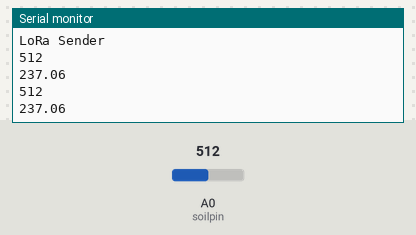
The sketch below on a simulated Arduino Uno, built with avr-gcc and run on an emulated ATmega328P. Parts: the last lines printed to the serial monitor. The inputs (shaded band) are chosen by the test bench; at power-on: A0 (soilpin) = 512. No radio packets arrive unless stated.

Above: at 1.8 s.
1.9 s: A0 (soilpin) set to 716
At 3.0 s:
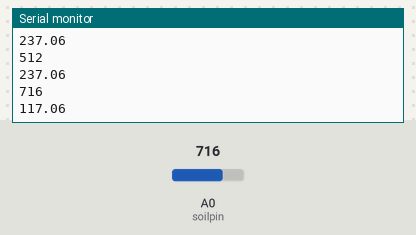
3.4 s: A0 (soilpin) set to 900
At 4.6 s:
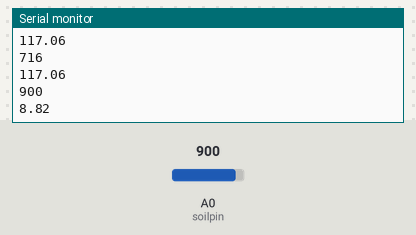
Timing chart, 0 to 6.4 s (numbered marks = the images above; inputs shaded):
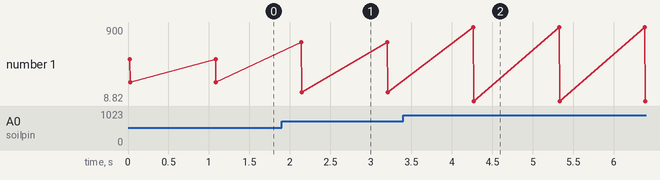

The sketch:

soil_tx.ino
```cpp
#include <SPI.h>
#include <LoRa.h>
int soilpin = A0;
int soilVal;
float Humidity;
int dv = 1000;

void setup() {
  Serial.begin(9600);
    pinMode(soilpin, INPUT);

  while (!Serial);
  Serial.println("LoRa Sender");
  if (!LoRa.begin(433E6)) {
    Serial.println("Starting LoRa failed!");
    while (1);
  }
}

void loop() {
  soilVal = analogRead(soilpin);
  Humidity = ((-(100./170.))*(soilVal - 915));
  Serial.println(soilVal);
  Serial.println(Humidity);
  LoRa.beginPacket();
  LoRa.print(Humidity);
  LoRa.endPacket();
  delay(dv);

}
```

Measured:
- after the input at 1.9 s, the serial monitor: prints a new line after 0.24 s (image 1)
- after the input at 3.4 s, the serial monitor: prints a new line after 0.87 s (image 2)
- plotted number 1: 237.06 → 117.06 after the input at 1.9 s, 117.06 → 8.82 after the input at 3.4 s
